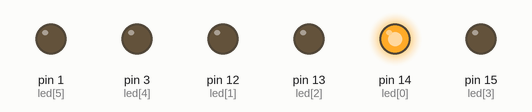
A sketch run on a simulated Arduino Uno, built with avr-gcc and run on an emulated ATmega328P. Parts: output pins drawn as LEDs (lit = HIGH).

Above: at 0.02 s.
At 0.47 s:
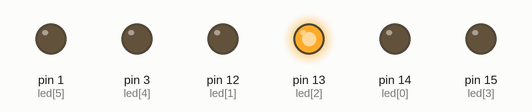
At 0.67 s:
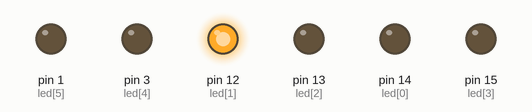
At 1.37 s:
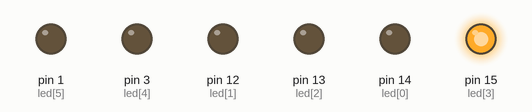
At 2.02 s:
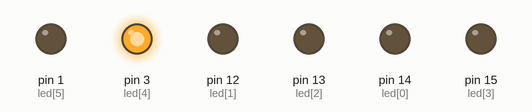
At 2.7 s:
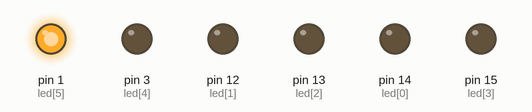
Timing chart, 0 to 3.0 s (numbered marks = the images above):
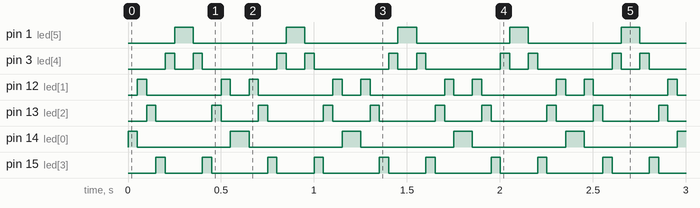

The sketch:

procodecgLEd.ino
```cpp
/* NodeMCU + procodeCG LED */

int led[] = {14, 12, 13, 15, 3, 1};
int NUMLED = 6; // number of LEDS
int WAITFOR = 50;
int LEDON=0;
int direction=1;
int i;

void setup(){
   for (i=0; i<NUMLED; i++) { pinMode(led[i], OUTPUT); }
}

void loop(){
   for (i=0; i<NUMLED; i++) { digitalWrite(led[i], LOW); }

   digitalWrite(led[LEDON], HIGH);
   delay(WAITFOR);

   LEDON = LEDON + direction;
   if (LEDON>=NUMLED) {
     direction = -1;
     LEDON = NUMLED-1;
   }

   if (LEDON<0) {
     direction = 1;
     LEDON = 0;
   }
}
```

Measured:
- by itself, pin 1 (led[5]), pin 14 (led[0]): alternates HIGH for 0.10 s and LOW for 0.50 s
- by itself, pin 3 (led[4]): repeats every 0.60 s: LOW 0.10 s, HIGH 0.05 s, LOW 0.40 s, HIGH 0.05 s
- by itself, pin 12 (led[1]): repeats every 0.60 s: LOW 0.40 s, HIGH 0.05 s, LOW 0.10 s, HIGH 0.05 s
- by itself, pin 13 (led[2]): repeats every 0.60 s: LOW 0.30 s, HIGH 0.05 s, LOW 0.20 s, HIGH 0.05 s
- by itself, pin 15 (led[3]): repeats every 0.60 s: LOW 0.20 s, HIGH 0.05 s, LOW 0.30 s, HIGH 0.05 s
